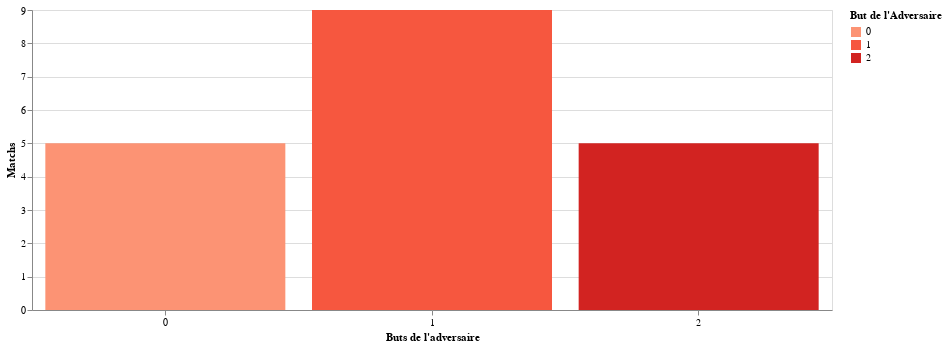

The cell this chart's notebook holds for it:
### Code cell
alt.Chart(matchs_saison[["Buts_Adversaire"]]).mark_bar().encode(
    x=alt.X("Buts_Adversaire:O", title="Buts de l'adversaire", axis=alt.Axis(labelAngle=0)),
    y=alt.Y("count():Q", title="Matchs"),
    color=alt.Color("Buts_Adversaire:O", scale=alt.Scale(scheme="reds"), title='But de l\'Adversaire'),
    tooltip=[alt.Tooltip("Buts_Adversaire:O", title="Buts de l'Adversaire"), alt.Tooltip("count():Q", title="Nb Matches")]
).properties(
    width=DEFAULT_WIDTH
)

### Figure 1 — Vega-Lite specification as saved in the notebook (floating-point values rounded to 4 significant figures)
{"config": {"view": {"continuousWidth": 400, "continuousHeight": 300}}, "data": {"name": "data-2367b45555734523220c3a8024a3d442"}, "mark": "bar", "encoding": {"color": {"field": "Buts_Adversaire", "scale": {"scheme": "reds"}, "title": "But de l'Adversaire", "type": "ordinal"}, "tooltip": [{"field": "Buts_Adversaire", "title": "Buts de l'Adversaire", "type": "ordinal"}, {"aggregate": "count", "title": "Nb Matches", "type": "quantitative"}], "x": {"axis": {"labelAngle": 0}, "field": "Buts_Adversaire", "title": "Buts de l'adversaire", "type": "ordinal"}, "y": {"aggregate": "count", "title": "Matchs", "type": "quantitative"}}, "width": 800, "$schema": "https://vega.github.io/schema/vega-lite/v4.17.0.json", "datasets": {"data-2367b45555734523220c3a8024a3d442": [{"Buts_Adversaire": 1}, {"Buts_Adversaire": 1}, {"Buts_Adversaire": 0}, {"Buts_Adversaire": 0}, {"Buts_Adversaire": 0}, {"Buts_Adversaire": 1}, {"Buts_Adversaire": 2}, {"Buts_Adversaire": 1}, {"Buts_Adversaire": 1}, {"Buts_Adversaire": 0}, {"Buts_Adversaire": 1}, {"Buts_Adversaire": 2}, {"Buts_Adversaire": 0}, {"Buts_Adversaire": 1}, {"Buts_Adversaire": 1}, {"Buts_Adversaire": 1}, {"Buts_Adversaire": 2}, {"Buts_Adversaire": 2}, {"Buts_Adversaire": 2}]}}
